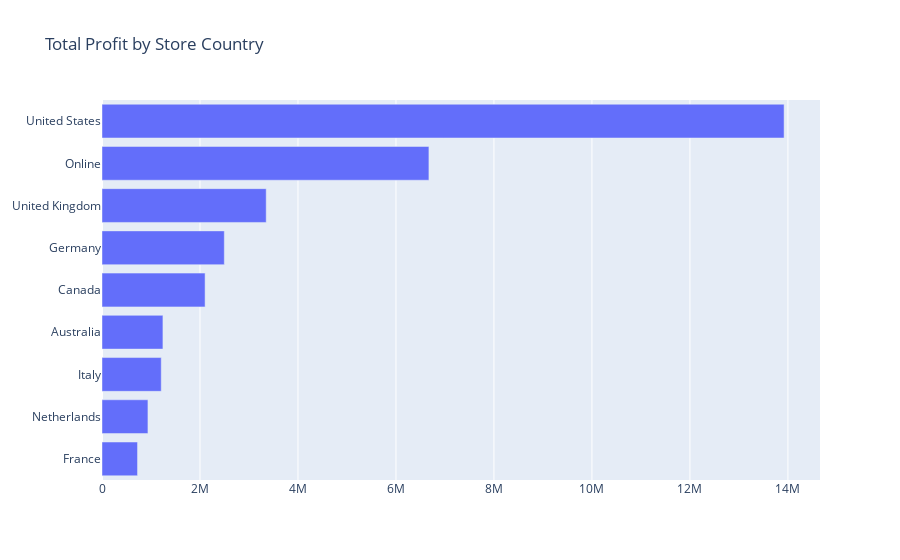

The notebook cell saved with this chart:
### Code cell
# and the corresponding horizontal bar chart :

profit_by_store_country = profit_by_store_country.sort_values(by="Profit", ascending=True)

fig = go.Figure(go.Bar(
            x=profit_by_store_country["Profit"],
            y=profit_by_store_country["StoreCountry"],
            orientation='h'))

fig.update_layout(title="Total Profit by Store Country")

fig.show()

### Figure 1 — Plotly figure (JSON) as saved in the notebook; plotly's stock layout.template omitted (floating-point values rounded to 4 significant figures)
{"data": [{"orientation": "h", "type": "bar", "x": [725200.0, 937800.0, 1209000.0, 1244000.0, 2104000.0, 2497000.0, 3352000.0, 6673000.0, 13920000.0], "y": ["France", "Netherlands", "Italy", "Australia", "Canada", "Germany", "United Kingdom", "Online", "United States"]}], "layout": {"title": {"text": "Total Profit by Store Country"}}}
